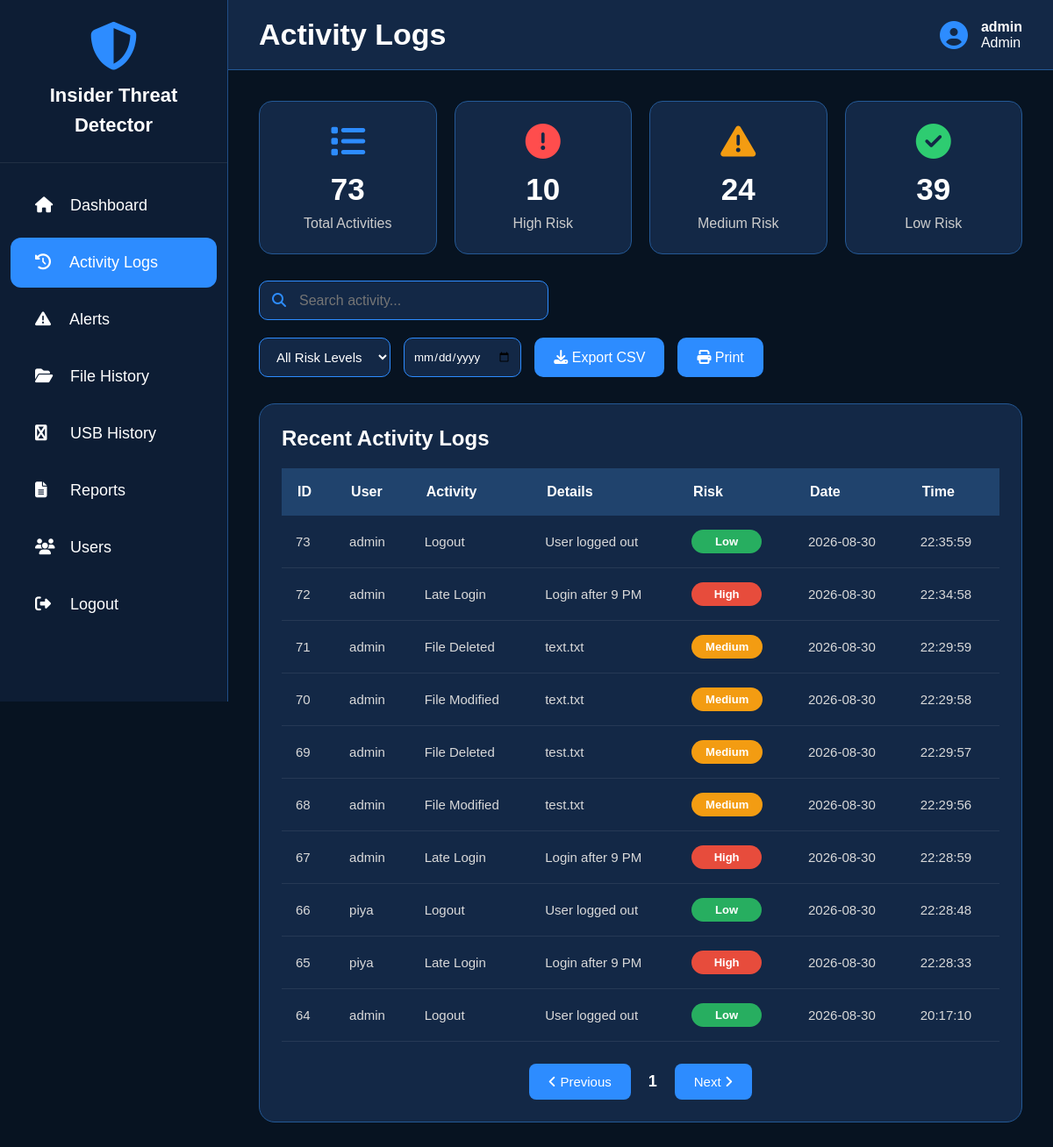
Page /activity (signed in) on the committed database.
### tables this page shows
CREATE TABLE activity_logs (
        id INTEGER PRIMARY KEY AUTOINCREMENT,
        username TEXT,
        activity TEXT,
        details TEXT,
        risk_level TEXT,
        date TEXT,
        time TEXT
    );

### app.py (the view)
@app.route("/activity")
def activity():
    if not login_required():
        return redirect("/")
    conn = get_db()
    activities = conn.execute(
        "SELECT * FROM activity_logs ORDER BY id DESC"
    ).fetchall()
    total = len(activities)
    high = sum(1 for x in activities if x["risk_level"] == "High")
    medium = sum(1 for x in activities if x["risk_level"] == "Medium")
    low = sum(1 for x in activities if x["risk_level"] == "Low")
    conn.close()
    return page(
        "activity.html",
        activities=activities,
        total_logs=total,
        high_risk=high,
        medium_risk=medium,
        low_risk=low
    )

### app.py (called while the page is built)
def login_required():
    return "username" in session

def page(name, **data):
    data["username"] = session.get("username")
    data["role"] = session.get("role")
    return render_template(name, **data)

### database.py (called while the page is built)
def get_db():
    conn = sqlite3.connect(DATABASE)
    conn.row_factory = sqlite3.Row
    return conn

### templates/activity.html (shortened to what this page needs)
<!DOCTYPE html>
<html lang="en">
<head>
<link rel="stylesheet"
href="https://cdnjs.cloudflare.com/ajax/libs/font-awesome/6.5.2/css/all.min.css">
</head>
<body>
<div class="sidebar">
<div class="logo">
<i class="fa-solid fa-shield-halved"></i>
<h2>
Insider Threat<br>
Detector
</h2>
</div>
<div class="menu">
<ul>
        <li>
            <a href="/dashboard">
                <i class="fa-solid fa-house"></i>
                <span>Dashboard</span>
            </a>
        </li>
        <li>
            <a href="/activity" class="active">
                <i class="fa-solid fa-clock-rotate-left"></i>
                <span>Activity Logs</span>
            </a>
        </li>
        <li>
            <a href="/alerts">
                <i class="fa-solid fa-triangle-exclamation"></i>
                <span>Alerts</span>
            </a>
        </li>
        <li>
            <a href="/file_history" >
                <i class="fa-solid fa-folder-open"></i>
                <span>File History</span>
            </a>
        </li>
        <li>
            <a href="/usb_history" >
                <i class="fa-solid fa-usb"></i>
                <span>USB History</span>
            </a>
        </li>
        <li>
            <a href="/reports">
                <i class="fa-solid fa-file-lines"></i>
                <span>Reports</span>
            </a>
        </li>
        <li>
            <a href="/users">
                <i class="fa-solid fa-users"></i>
                <span>Users</span>
            </a>
        </li>
        <li>
            <a href="/logout">
                <i class="fa-solid fa-right-from-bracket"></i>
                <span>Logout</span>
            </a>
        </li>
    </ul>
</div>
</div>
<div class="main">
<div class="topbar">
<h1>Activity Logs</h1>
<div class="profile">
<i class="fa-solid fa-user-circle"></i>
<div>
<b>{{username}}</b><br>
{{role}}
</div>
</div>
</div>
<div class="content">
    <div class="summary-cards">
<div class="summary-card">
<i class="fa-solid fa-list blue"></i>
<h2>{{total_logs}}</h2>
<p>Total Activities</p>
</div>
<div class="summary-card">
<i class="fa-solid fa-circle-exclamation red"></i>
<h2>{{high_risk}}</h2>
<p>High Risk</p>
</div>
<div class="summary-card">
<i class="fa-solid fa-triangle-exclamation orange"></i>
<h2>{{medium_risk}}</h2>
<p>Medium Risk</p>
</div>
<div class="summary-card">
<i class="fa-solid fa-circle-check green"></i>
<h2>{{low_risk}}</h2>
<p>Low Risk</p>
</div>
</div>
<div class="toolbar">
<div class="search-box">
<i class="fa-solid fa-search"></i>
<input
type="text"
id="searchInput"
placeholder="Search activity...">
</div>
<div class="filters">
<select id="riskFilter">
<option value="">All Risk Levels</option>
<input
type="date"
id="dateFilter"
style="
height:45px;
background:#132846;
border:1px solid #2d8cff;
color:white;
border-radius:10px;
padding:10px;
">
</select>
<button class="export-btn">
<i class="fa-solid fa-download"></i>
Export CSV
</button>
<button class="export-btn" onclick="window.print()">
<i class="fa-solid fa-print"></i>
Print
</button>
</div>
</div>
<div class="table-box">
<h2 class="table-title">
Recent Activity Logs
</h2>
<table id="activityTable">
<thead>
<tr>
<th>ID</th>
<th>User</th>
<th>Activity</th>
<th>Details</th>
<th>Risk</th>
<th>Date</th>
<th>Time</th>
</tr>
</thead>
<tbody>
{% for row in activities %}
<tr>
<td>{{row.id}}</td>
<td>{{row.username}}</td>
<td>{{row.activity}}</td>
<td>{{row.details}}</td>
<td>
{% if row.risk_level=="High" %}
<span class="badge high">
High
</span>
{% elif row.risk_level=="Medium" %}
<span class="badge medium">
Medium
</span>
{% else %}
<span class="badge low">
Low
</span>
{% endif %}
</td>
<td>{{row.date}}</td>
<td>{{row.time}}</td>
</tr>
{% endfor %}
</tbody>
</table>
<div class="pagination">
<button onclick="previousPage()">
<i class="fa-solid fa-angle-left"></i>
Previous
</button>
<span id="pageNumber">
1
</span>
<button onclick="nextPage()">
Next
<i class="fa-solid fa-angle-right"></i>
</button>
</div>
</div>
</div>
</div>
</body>
</html>

### templates/activity.html (style rules this page uses)
* { margin:0; padding:0; box-sizing:border-box; font-family:Arial,Helvetica,sans-serif; }
body { background:#071321; color:#fff; overflow-x:hidden; }
.sidebar { position:fixed; left:0; top:0; width:260px; height:100vh; background:#0d1d34; border-right:1px solid #204d86; }
.logo { text-align:center; padding:25px; border-bottom:1px solid rgba(255,255,255,.08); }
.logo i { font-size:55px; color:#2d8cff; }
.logo h2 { margin-top:12px; font-size:22px; line-height:34px; }
.menu { margin-top:20px; }
.menu a { display:block; padding:18px 28px; color:white; text-decoration:none; font-size:18px; margin:8px 12px; border-radius:12px; transition:.3s; }
.menu a.active { background:#2d8cff; }
.menu i { width:35px; }
.main { margin-left:260px; min-height:100vh; }
.topbar { height:80px; background:#132846; display:flex; justify-content:space-between; align-items:center; padding:20px 35px; border-bottom:1px solid #245996; }
.topbar h1 { font-size:34px; }
.profile { display:flex; align-items:center; gap:15px; }
.profile i { font-size:32px; color:#2d8cff; }
.content { padding:35px; }
.toolbar { display:flex; justify-content:space-between; align-items:center; flex-wrap:wrap; gap:20px; margin-bottom:30px; }
.search-box { position:relative; }
.search-box input { width:330px; height:45px; padding-left:45px; background:#132846; border:1px solid #2d8cff; border-radius:10px; color:white; font-size:16px; outline:none; }
.search-box i { position:absolute; left:15px; top:14px; color:#2d8cff; }
.filters { display:flex; gap:15px; flex-wrap:wrap; }
.filters select { height:45px; padding:0 15px; background:#132846; border:1px solid #2d8cff; color:white; border-radius:10px; font-size:15px; outline:none; cursor:pointer; }
.export-btn { height:45px; padding:0 22px; background:#2d8cff; border:none; border-radius:10px; color:white; font-size:16px; cursor:pointer; transition:.3s; }
.table-box { background:#132846; border:1px solid #245996; border-radius:18px; padding:25px; overflow-x:auto; }
.table-title { font-size:24px; margin-bottom:20px; }
table { width:100%; border-collapse:collapse; margin-top:15px; }
thead { background:#20436d; }
thead th { padding:18px; text-align:left; font-size:16px; font-weight:bold; color:#fff; }
tbody tr { border-bottom:1px solid rgba(255,255,255,.08); transition:.3s; }
tbody td { padding:16px; font-size:15px; color:#d9d9d9; }
.table-box { overflow-x:auto; }
.badge { padding:6px 16px; border-radius:30px; font-size:13px; font-weight:bold; display:inline-block; min-width:80px; text-align:center; }
.low { background:#27ae60; color:white; }
.medium { background:#f39c12; color:white; }
.high { background:#e74c3c; color:white; }
.pagination { display:flex; justify-content:center; align-items:center; gap:20px; margin-top:25px; }
.pagination button { background:#2d8cff; color:white; border:none; padding:12px 22px; border-radius:8px; cursor:pointer; font-size:15px; transition:.3s; }
#pageNumber { font-size:18px; font-weight:bold; }
.summary-cards { display:grid; grid-template-columns:repeat(4,1fr); gap:20px; margin-bottom:30px; }
.summary-card { background:#132846; border:1px solid #245996; border-radius:15px; padding:25px; text-align:center; transition:.3s; }
.summary-card i { font-size:40px; margin-bottom:15px; }
.summary-card h2 { font-size:35px; margin-bottom:10px; }
.summary-card p { color:#ccc; }
.blue { color:#2d8cff; }
.green { color:#2ecc71; }
.orange { color:#f39c12; }
.red { color:#ff4d4d; }

### rows in the picture
activity_logs: id "73", username "admin", activity "Logout", details "User logged out", risk_level "Low", date "2026-08-30", time "22:35:59"
activity_logs: id "72", username "admin", activity "Late Login", details "Login after 9 PM", risk_level "High", date "2026-08-30", time "22:34:58"
activity_logs: id "71", username "admin", activity "File Deleted", details "text.txt", risk_level "Medium", date "2026-08-30", time "22:29:59"
activity_logs: id "70", username "admin", activity "File Modified", details "text.txt", risk_level "Medium", date "2026-08-30", time "22:29:58"
activity_logs: id "69", username "admin", activity "File Deleted", details "test.txt", risk_level "Medium", date "2026-08-30", time "22:29:57"
activity_logs: id "68", username "admin", activity "File Modified", details "test.txt", risk_level "Medium", date "2026-08-30", time "22:29:56"
activity_logs: id "67", username "admin", activity "Late Login", details "Login after 9 PM", risk_level "High", date "2026-08-30", time "22:28:59"
activity_logs: id "66", username "piya", activity "Logout", details "User logged out", risk_level "Low", date "2026-08-30", time "22:28:48"
activity_logs: id "65", username "piya", activity "Late Login", details "Login after 9 PM", risk_level "High", date "2026-08-30", time "22:28:33"
activity_logs: id "64", username "admin", activity "Logout", details "User logged out", risk_level "Low", date "2026-08-30", time "20:17:10"

### other values in the picture
{{ username }} "admin"
{{ role }} "Admin"
{{ total_logs }} "73"
{{ high_risk }} "10"
{{ medium_risk }} "24"
{{ low_risk }} "39"
